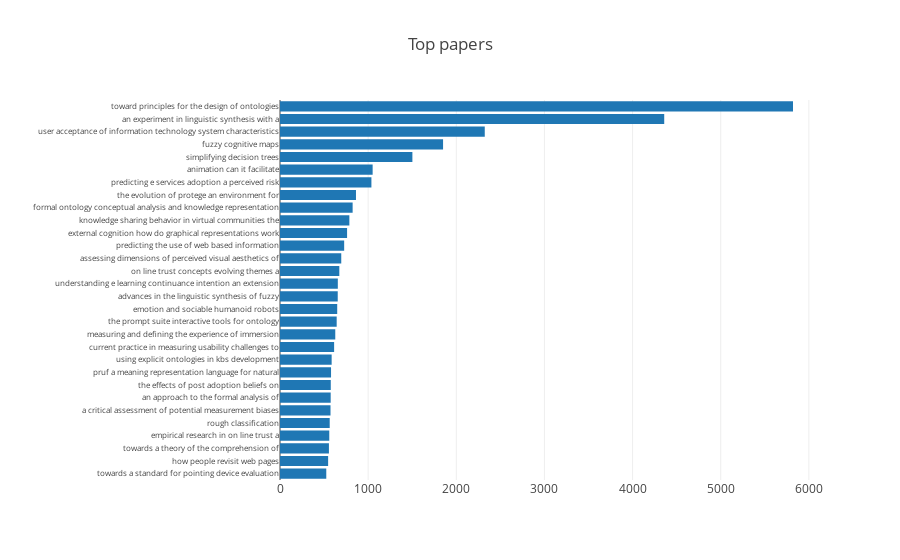

Notebook source saved alongside this figure:
### Markdown cell above
# Top papers

### Code cell
TOP_N = 30
top_papers = ijhcs.sort_values('citationcount', ascending=False)[['papertitle', 'citationcount']][:TOP_N]

trace0 = go.Bar(x=top_papers.citationcount,
                y=top_papers.papertitle.map(lambda title: ' '.join(title.split(' ')[:7])),
                orientation = 'h')

layout = go.Layout(title='Top papers',
                   margin=dict(l=280),
                   yaxis=dict(tickfont=dict(size=8),
                              autorange='reversed'))

fig = go.Figure(data=[trace0], layout=layout)
plotly.offline.iplot(fig)
pio.write_image(fig, 'reports/images/ijhcs_top_papers.png')

### Figure 1 — Plotly figure (JSON) as saved in the notebook; plotly's stock layout.template omitted (floating-point values rounded to 4 significant figures)
{"data": [{"orientation": "h", "type": "bar", "uid": "d3a32091-8ec4-4d12-a4ad-c6d0040da929", "x": [5820, 4359, 2323, 1850, 1502, 1051, 1037, 862, 824, 787, 761, 728, 695, 673, 656, 655, 649, 643, 627, 614, 586, 579, 576, 575, 573, 564, 559, 555, 546, 525], "y": ["toward principles for the design of ontologies", "an experiment in linguistic synthesis with a", "user acceptance of information technology system characteristics", "fuzzy cognitive maps", "simplifying decision trees", "animation can it facilitate", "predicting e services adoption a perceived risk", "the evolution of protege an environment for", "formal ontology conceptual analysis and knowledge representation", "knowledge sharing behavior in virtual communities the", "external cognition how do graphical representations work", "predicting the use of web based information", "assessing dimensions of perceived visual aesthetics of", "on line trust concepts evolving themes a", "understanding e learning continuance intention an extension", "advances in the linguistic synthesis of fuzzy", "emotion and sociable humanoid robots", "the prompt suite interactive tools for ontology", "measuring and defining the experience of immersion", "current practice in measuring usability challenges to", "using explicit ontologies in kbs development", "pruf a meaning representation language for natural", "the effects of post adoption beliefs on", "an approach to the formal analysis of", "a critical assessment of potential measurement biases", "rough classification", "empirical research in on line trust a", "towards a theory of the comprehension of", "how people revisit web pages", "towards a standard for pointing device evaluation"]}], "layout": {"margin": {"l": 280}, "title": {"text": "Top papers"}, "yaxis": {"autorange": "reversed", "tickfont": {"size": 8}}}}
